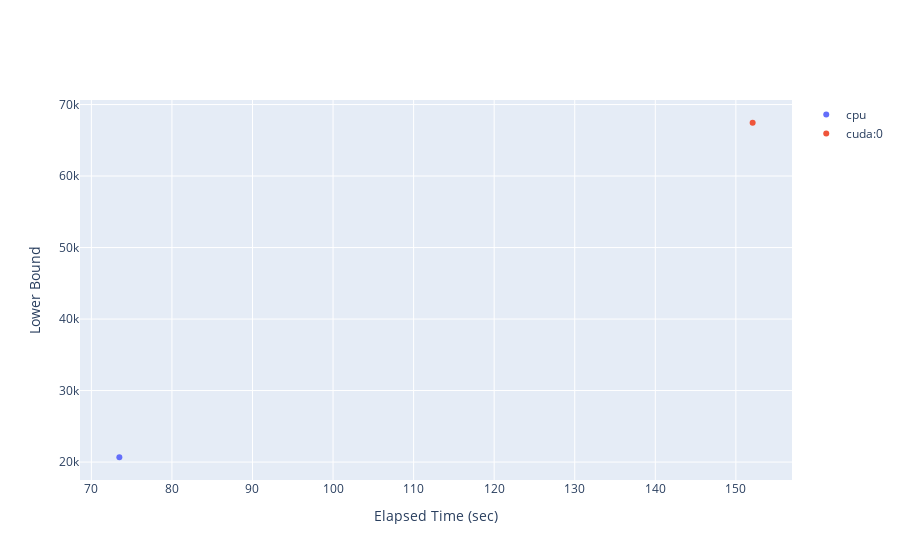

The cell this chart's notebook holds for it:
### Markdown cell above
## Plot results

### Code cell
hoovertext = [[],[]]                                                                                                                                                                                                                                   
for d, device in enumerate(devices):                                                                                                                                                                                                                   
    for r in range(n_repeats):                                                                                                                                                                                                                         
        hoovertext[d].append(                                                                                                                                                                                                                          
            (f"elapsed time: {elapsed_times[d,r]}<br>"
             f"elapsed_time_per_funcall: "                                                                                                                                                                                                             
             f"{elapsed_times[d,r]/num_fun_eval[d,r]}<br>"
             f"lower bound: {lower_bounds[d,r]}<br>"
             f"num_fun_eval: {num_fun_eval[d,r]}<br>"                                                                                                                                                                                                  
             f"num_iter: {num_iter[d,r]}"                                                                                                                                                                                                          
            )  
        )                                                                                                                                                                                               
                                                                                                                                                                                                                                                       
fig = go.Figure()                                                                                                                                                                                                                                      
for d in range(len(devices)):                                                                                                                                                                                                                          
    trace = go.Scatter(x=elapsed_times[d,:], y=lower_bounds[d, :],                                                                                                                                                                                     
                       mode="markers", name=devices[d],                                                                                                                                                                                                
                       hovertext=hoovertext[d], hoverinfo="text")                                                                                                                                                                                      
    fig.add_trace(trace)                                                                                                                                                                                                                               
fig.update_layout(xaxis_title="Elapsed Time (sec)")                                                                                                                                                                                                    
fig.update_layout(yaxis_title="Lower Bound")                                                                                                                                                                                                           
                                                                                                                                                                                                                                                       
fig

### Figure 1 — Plotly figure (JSON) as saved in the notebook; plotly's stock layout.template omitted (floating-point values rounded to 4 significant figures)
{"data": [{"hoverinfo": "text", "hovertext": ["elapsed time: 73.47319626808167<br>elapsed_time_per_funcall: 0.0844519497334272<br>lower bound: 20671.386283372234<br>num_fun_eval: 870.0<br>num_iter: 808.0"], "mode": "markers", "name": "cpu", "type": "scatter", "x": [73.47], "y": [20670.0]}, {"hoverinfo": "text", "hovertext": ["elapsed time: 152.08441853523254<br>elapsed_time_per_funcall: 0.14794204137668535<br>lower bound: 67453.37649389528<br>num_fun_eval: 1028.0<br>num_iter: 871.0"], "mode": "markers", "name": "cuda:0", "type": "scatter", "x": [152.1], "y": [67450.0]}], "layout": {"autosize": true, "xaxis": {"autorange": true, "range": [68.7, 156.9], "title": {"text": "Elapsed Time (sec)"}, "type": "linear"}, "yaxis": {"autorange": true, "range": [16810.0, 71310.0], "title": {"text": "Lower Bound"}, "type": "linear"}}}
